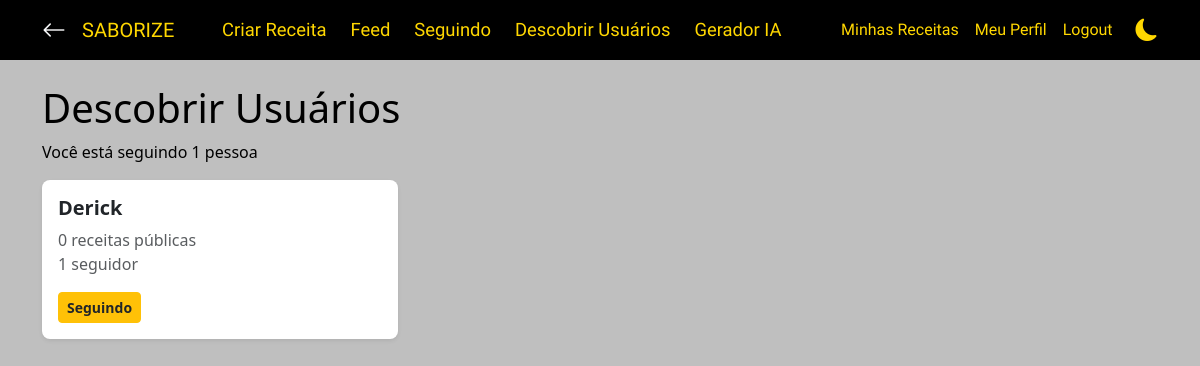
Page /receitas/usuarios/ (signed in) on the earlier database version.
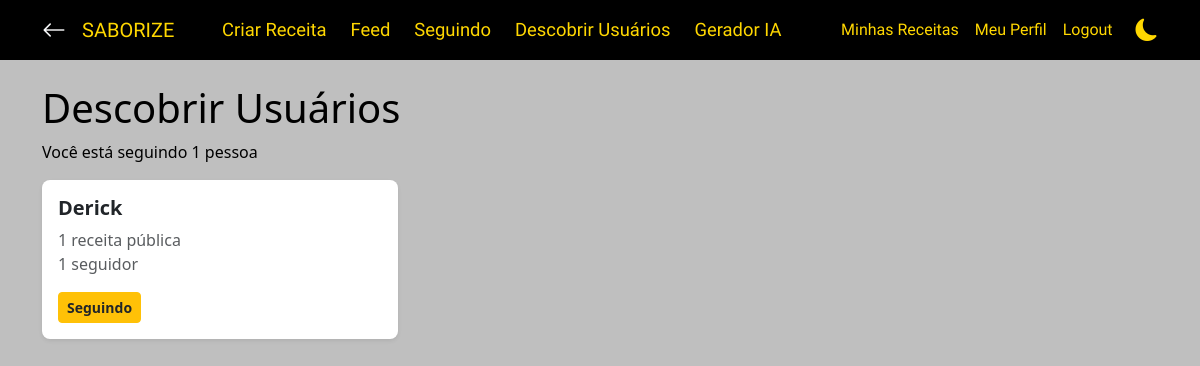
Same page on the later database version.
### autenticacao/models.py (models this page shows, shortened)
class User(AbstractUser):
    bio = models.TextField(max_length=500, blank=True, verbose_name="Biografia")
    foto_perfil = models.ImageField(upload_to='perfil/', default='perfil/default.jpg', blank=True)
    telefone = models.CharField(max_length=20, blank=True)
    data_nascimento = models.DateField(null=True, blank=True)
    cidade = models.CharField(max_length=100, blank=True)
    estado = models.CharField(max_length=50, blank=True)
    tags_favoritas = models.ManyToManyField(
        TagsReceita,
        blank=True,
        related_name='usuarios_favoritos',
        verbose_name="Tipos de receitas favoritas"
    )
    openai_api_key_encrypted = models.TextField(blank=True, null=True, verbose_name="OpenAI API Key (Encrypted)")
    criado_em = models.DateTimeField(auto_now_add=True)
    atualizado_em = models.DateTimeField(auto_now=True)

### receitas/views.py (the view)
# urls.py: path('usuarios/', views.listar_usuarios, name='listar_usuarios'),
@login_required
def listar_usuarios(request):
    from django.db import models
    usuarios_seguindo_ids = Seguidor.objects.filter(
        seguidor=request.user
    ).values_list('seguido_id', flat=True)
    usuarios = User.objects.exclude(id=request.user.id).annotate(
        receitas_count=models.Count('receitas', filter=models.Q(receitas__publica=True)),
        seguidores_count=models.Count('seguidores')
    ).order_by('-receitas_count')
    for usuario in usuarios:
        usuario.ja_seguindo = usuario.id in usuarios_seguindo_ids
    context = {
        'usuarios': usuarios,
        'total_seguindo': len(usuarios_seguindo_ids)
    }
    return render(request, 'receitas/listar_usuarios.html', context)

### receitas/templates/receitas/listar_usuarios.html (shortened to what this page needs)
{% extends 'base.html' %}
{% block content %}
<div class="container mt-4">
    <div class="row">
        <div class="col-12">
            <h1>Descobrir Usuários</h1>
            <p>Você está seguindo {{ total_seguindo }} pessoa{{ total_seguindo|pluralize:"s" }}</p>
            {% if usuarios %}
                <div class="row">
                    {% for usuario in usuarios %}
                        <div class="col-md-6 col-lg-4 mb-3">
                            <div class="card shadow-sm border-0 rounded-3">
                                <div class="card-body">
                                    <h5 class="card-title fw-bold">{{ usuario.username }}</h5>
                                    <p class="card-text text-muted mb-3">
                                        {{ usuario.receitas_count }} receita{{ usuario.receitas_count|pluralize:"s" }} pública{{ usuario.receitas_count|pluralize:"s" }}<br>
                                        {{ usuario.seguidores_count }} seguidor{{ usuario.seguidores_count|pluralize:"es" }}
                                    </p>
                                    {% if usuario.ja_seguindo %}
                                        <button
                                            class="btn btn-warning text-dark fw-bold btn-sm"
                                            data-user-id="{{ usuario.id }}"
                                            data-username="{{ usuario.username }}"
                                            onclick="pararDeSeguir(this)">
                                            Seguindo
                                        </button>
                                    {% endif %}
                                </div>
                            </div>
                        </div>
                    {% endfor %}
                </div>
            {% else %}
                <div class="alert alert-info">
                    Não há outros usuários para seguir no momento.
                </div>
            {% endif %}
        </div>
    </div>
</div>
{% endblock content %}

Differences in the rows shown:
changed User "Derick": receitas_count "0" → "1"
